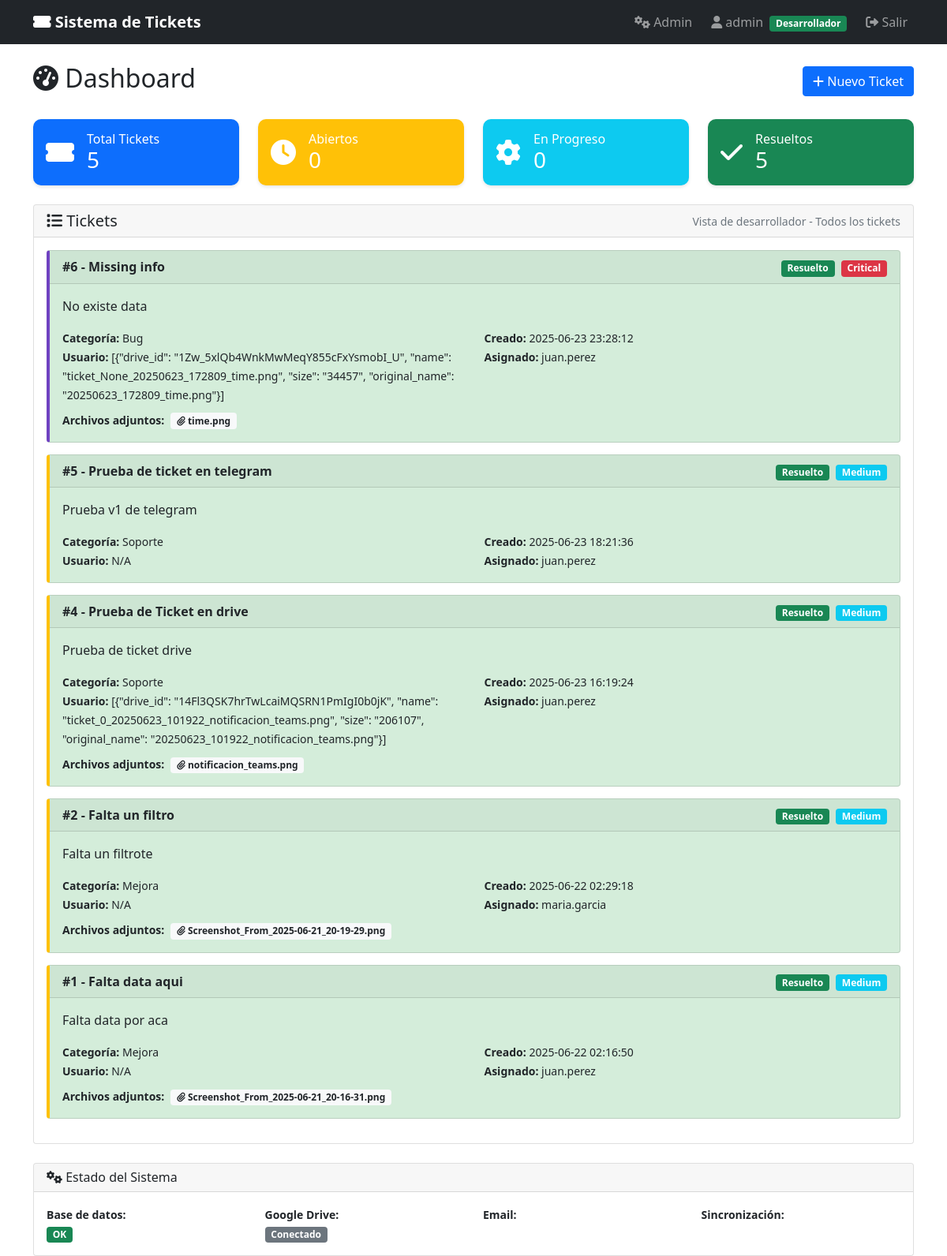
The app's page /dashboard (signed in) with its own data.
### tables this page shows
CREATE TABLE users (
                id INTEGER PRIMARY KEY AUTOINCREMENT,
                username TEXT UNIQUE NOT NULL,
                email TEXT NOT NULL,
                is_active BOOLEAN DEFAULT 1,
                is_developer BOOLEAN DEFAULT 0,
                created_at TIMESTAMP DEFAULT CURRENT_TIMESTAMP
            );

CREATE TABLE tickets (
                id INTEGER PRIMARY KEY AUTOINCREMENT,
                title TEXT NOT NULL,
                description TEXT NOT NULL,
                category TEXT NOT NULL,
                priority TEXT NOT NULL,
                status TEXT DEFAULT 'Abierto',
                user_id INTEGER,
                assigned_to INTEGER,
                created_at TIMESTAMP DEFAULT CURRENT_TIMESTAMP,
                updated_at TIMESTAMP DEFAULT CURRENT_TIMESTAMP,
                resolved_at TIMESTAMP,
                attachments TEXT, drive_attachments TEXT,
                FOREIGN KEY (user_id) REFERENCES users (id),
                FOREIGN KEY (assigned_to) REFERENCES users (id)
            );

### app_simple.py (the view)
@app.route('/dashboard')
def dashboard():
    if 'user_id' not in session:
        flash('Debes iniciar sesión primero', 'warning')
        return redirect(url_for('index'))
    user_id = session['user_id']
    is_developer = session['is_developer']
    tickets = ticket_system.get_tickets(user_id, is_developer)
    stats = ticket_system.get_statistics()
    system_status = ticket_system.get_system_status()
    recent_notifications = ticket_system.get_recent_notifications(5)
    return render_template('dashboard.html',
                         tickets=tickets,
                         stats=stats,
                         system_status=system_status,
                         notifications=recent_notifications,
                         user={'id': user_id, 'username': session['username'], 'is_developer': is_developer})

### app_simple.py (called while the page is built)
@app.template_filter('from_json')
def from_json_filter(value):
    if value:
        try:
            return json.loads(value)
        except:
            return []
    return []

    def get_system_status(self):
        status = {
            'database': 'OK',
            'google_drive': 'Desconectado',
            'telegram': 'Desconectado',
            'notifications': 'Archivo Log'
        }
        if self.drive_manager and self.drive_manager.authenticated:
            status['google_drive'] = 'Conectado'
        if TELEGRAM_AVAILABLE:
            status['telegram'] = 'Disponible'
        return status

    def get_recent_notifications(self, limit=10):
        try:
            if os.path.exists('notifications.log'):
                with open('notifications.log', 'r', encoding='utf-8') as f:
                    lines = f.readlines()
                    return lines[-limit:] if len(lines) > limit else lines
            return []
        except Exception as e:
            print(f"Error leyendo notificaciones: {e}")
            return []

### templates/dashboard.html (shortened to what this page needs)
<!DOCTYPE html>
<html lang="es">
<head>
    <link href="https://cdn.jsdelivr.net/npm/bootstrap@5.1.3/dist/css/bootstrap.min.css" rel="stylesheet">
    <link href="https://cdnjs.cloudflare.com/ajax/libs/font-awesome/6.0.0/css/all.min.css" rel="stylesheet">
</head>
<body>
    <nav class="navbar navbar-expand-lg navbar-dark bg-dark">
        <div class="container">
            <a class="navbar-brand" href="#">
                <i class="fas fa-ticket-alt"></i> Sistema de Tickets
            </a>
            <div class="navbar-nav ms-auto">
                {% if user.username == 'admin' %}
                    <a class="nav-link me-3" href="/admin">
                        <i class="fas fa-cogs"></i> Admin
                    </a>
                {% endif %}
                <span class="navbar-text me-3">
                    <i class="fas fa-user"></i> {{ user.username }}
                    {% if user.is_developer %}
                        <span class="badge bg-success ms-1">Desarrollador</span>
                    {% endif %}
                </span>
                <a class="nav-link" href="/logout">
                    <i class="fas fa-sign-out-alt"></i> Salir
                </a>
            </div>
        </div>
    </nav>
    <div class="container mt-4">
        <div class="d-flex justify-content-between align-items-center mb-4">
            <h2>
                <i class="fas fa-tachometer-alt"></i> Dashboard
            </h2>
            <a href="/new_ticket" class="btn btn-primary">
                <i class="fas fa-plus"></i> Nuevo Ticket
            </a>
        </div>
        <div class="row mb-4">
            <div class="col-md-3">
                <div class="card stats-card bg-primary text-white">
                    <div class="card-body">
                        <div class="d-flex align-items-center">
                            <i class="fas fa-ticket-alt fa-2x me-3"></i>
                            <div>
                                <h6 class="card-title mb-0">Total Tickets</h6>
                                <h3 class="mb-0">{{ stats.total_tickets }}</h3>
                            </div>
                        </div>
                    </div>
                </div>
            </div>
            <div class="col-md-3">
                <div class="card stats-card bg-warning text-white">
                    <div class="card-body">
                        <div class="d-flex align-items-center">
                            <i class="fas fa-clock fa-2x me-3"></i>
                            <div>
                                <h6 class="card-title mb-0">Abiertos</h6>
                                <h3 class="mb-0">{{ stats.open_tickets }}</h3>
                            </div>
                        </div>
                    </div>
                </div>
            </div>
            <div class="col-md-3">
                <div class="card stats-card bg-info text-white">
                    <div class="card-body">
                        <div class="d-flex align-items-center">
                            <i class="fas fa-cog fa-2x me-3"></i>
                            <div>
                                <h6 class="card-title mb-0">En Progreso</h6>
                                <h3 class="mb-0">{{ stats.in_progress_tickets }}</h3>
                            </div>
                        </div>
                    </div>
                </div>
            </div>
            <div class="col-md-3">
                <div class="card stats-card bg-success text-white">
                    <div class="card-body">
                        <div class="d-flex align-items-center">
                            <i class="fas fa-check fa-2x me-3"></i>
                            <div>
                                <h6 class="card-title mb-0">Resueltos</h6>
                                <h3 class="mb-0">{{ stats.resolved_tickets }}</h3>
                            </div>
                        </div>
                    </div>
                </div>
            </div>
        </div>
        <div class="card">
            <div class="card-header d-flex justify-content-between align-items-center">
                <h5 class="mb-0"><i class="fas fa-list"></i> Tickets</h5>
                {% if user.is_developer %}
                <small class="text-muted">Vista de desarrollador - Todos los tickets</small>
                {% else %}
                <small class="text-muted">Mis tickets</small>
                {% endif %}
            </div>
            <div class="card-body">
                {% if tickets %}
                    {% for ticket in tickets %}
                    <div class="card ticket-card priority-{{ ticket[4].lower() }} status-{{ ticket[5].lower().replace(' ', '-') }}">
                        <div class="card-header d-flex justify-content-between align-items-center">
                            <strong>
                                <a href="/view_ticket/{{ ticket[0] }}" class="text-decoration-none text-dark">
                                    #{{ ticket[0] }} - {{ ticket[1] }}
                                </a>
                            </strong>
                            <div>
                                <span class="badge bg-{{ 'success' if ticket[5] == 'Resuelto' else 'warning' if ticket[5] == 'En Progreso' else 'secondary' }}">
                                    {{ ticket[5] }}
                                </span>
                                <span class="badge bg-{{ 'danger' if ticket[4] == 'Critical' else 'warning' if ticket[4] == 'High' else 'info' if ticket[4] == 'Medium' else 'secondary' }} ms-1">
                                    {{ ticket[4] }}
                                </span>
                            </div>
                        </div>
                        <div class="card-body">
                            <p class="card-text">{{ ticket[2][:150] }}{% if ticket[2]|length > 150 %}...{% endif %}</p>
                            <div class="row">
                                <div class="col-md-6">
                                    <small><strong>Categoría:</strong> {{ ticket[3] }}</small><br>
                                    <small><strong>Usuario:</strong> {{ ticket[12] or 'N/A' }}</small>
                                </div>
                                <div class="col-md-6">
                                    <small><strong>Creado:</strong> {{ ticket[8] }}</small><br>
                                    <small><strong>Asignado:</strong> {{ ticket[13] or 'Sin asignar' }}</small>
                                </div>
                            </div>
                            {% if ticket[11] %}
                            <div class="mt-2">
                                <small><strong>Archivos adjuntos:</strong></small>
                                {% set attachments = ticket[11]|from_json %}
                                {% if attachments %}
                                    {% for attachment in attachments %}
                                    <a href="/download_attachment/{{ ticket[0] }}/{{ attachment }}" class="badge bg-light text-dark ms-1 text-decoration-none" title="Descargar {{ attachment }}">
                                        <i class="fas fa-paperclip"></i> {{ attachment.split('_', 2)[-1] if '_' in attachment else attachment }}
                                    </a>
                                    {% endfor %}
                                {% endif %}
                            </div>
                            {% endif %}
                        </div>
                    </div>
                    {% endfor %}
                {% endif %}
            </div>
        </div>
        {% if user.is_developer %}
        <div class="card mt-4">
            <div class="card-header">
                <h6 class="mb-0"><i class="fas fa-cogs"></i> Estado del Sistema</h6>
            </div>
            <div class="card-body">
                <div class="row">
                    <div class="col-md-3">
                        <small><strong>Base de datos:</strong></small><br>
                        <span class="badge bg-success">{{ system_status.database }}</span>
                    </div>
                    <div class="col-md-3">
                        <small><strong>Google Drive:</strong></small><br>
                        <span class="badge bg-secondary">{{ system_status.google_drive }}</span>
                    </div>
                    <div class="col-md-3">
                        <small><strong>Email:</strong></small><br>
                    </div>
                    <div class="col-md-3">
                        <small><strong>Sincronización:</strong></small><br>
                    </div>
                </div>
            </div>
        </div>
        {% endif %}
    </div>
</body>
</html>

### templates/dashboard.html (style rules this page uses)
.ticket-card { border-left: 4px solid #007bff; transition: transform 0.2s; margin-bottom: 15px; }
.priority-medium { border-left-color: #ffc107; }
.priority-critical { border-left-color: #6f42c1; }
.status-resuelto { background-color: #d4edda; }
.navbar-brand { font-weight: bold; }
.stats-card { border-radius: 10px; border: none; box-shadow: 0 2px 4px rgba(0,0,0,0.1); }

### records on screen
users: username "admin"
tickets: id "6", title "Missing info", status "Resuelto", priority "Critical", description "No existe data", category "Bug", drive_attachments "[{\"drive_id\": \"1Zw_5xlQb4WnkMwMeqY855cFxYsmobI_U\", \"name\": \"ticket_None_20250623_172809_time.png\", \"size\": \"34457\", \"original_name\": \"20250623_172809_time.png\"}]", created_at "2025-06-23 23:28:12", username "juan.perez", attachment "time.png"
tickets: id "5", title "Prueba de ticket en telegram", status "Resuelto", priority "Medium", description "Prueba v1 de telegram", category "Soporte", ticket "N/A", created_at "2025-06-23 18:21:36", username "juan.perez"
tickets: id "4", title "Prueba de Ticket en drive", status "Resuelto", priority "Medium", description "Prueba de ticket drive", category "Soporte", drive_attachments "[{\"drive_id\": \"14Fl3QSK7hrTwLcaiMQSRN1PmIgI0b0jK\", \"name\": \"ticket_0_20250623_101922_notificacion_teams.png\", \"size\": \"206107\", \"original_name\": \"20250623_101922_notificacion_teams.png\"}]", created_at "2025-06-23 16:19:24", username "juan.perez", attachment "notificacion_teams.png"
tickets: id "2", title "Falta un filtro", status "Resuelto", priority "Medium", description "Falta un filtrote", category "Mejora", ticket "N/A", created_at "2025-06-22 02:29:18", username "maria.garcia", attachment "Screenshot_From_2025-06-21_20-19-29.png"
tickets: id "1", title "Falta data aqui", status "Resuelto", priority "Medium", description "Falta data por aca", category "Mejora", ticket "N/A", created_at "2025-06-22 02:16:50", username "juan.perez", attachment "Screenshot_From_2025-06-21_20-16-31.png"

### other values on screen
{{ stats.total_tickets }} "5"
{{ stats.open_tickets }} "0"
{{ stats.in_progress_tickets }} "0"
{{ stats.resolved_tickets }} "5"
{{ system_status.database }} "OK"
{{ system_status.google_drive }} "Conectado"
